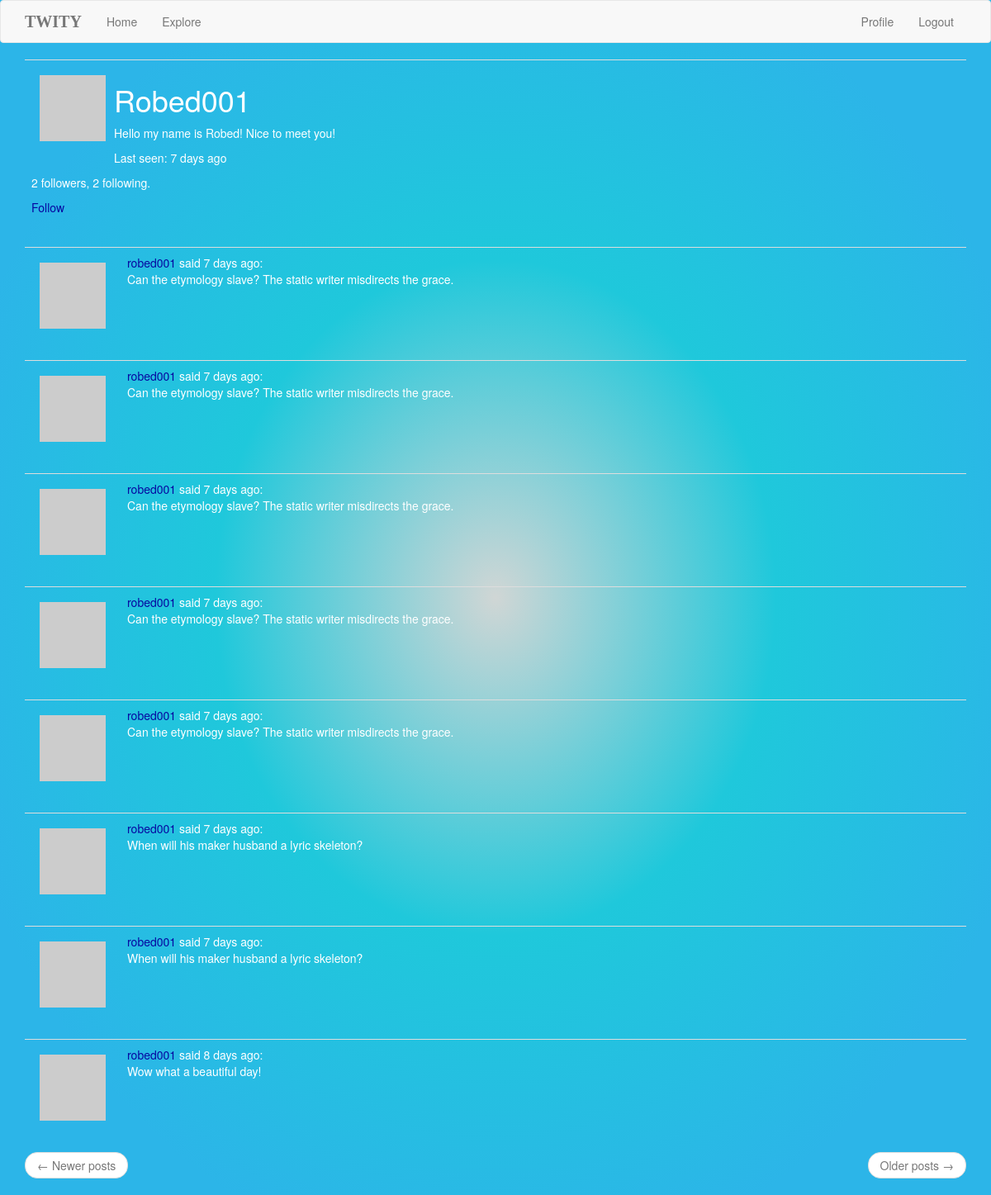
The app's page /user/robed001 (signed in) with its own data.
### app/models.py (models this page shows, shortened)
class User(UserMixin, db.Model):
    id = db.Column(db.Integer, primary_key=True)
    username = db.Column(db.String(64), index=True, unique=True)
    email = db.Column(db.String(120), index=True, unique=True)
    password_hash = db.Column(db.String(128))
    posts = db.relationship('Post', backref='author', lazy='dynamic')
    about_me = db.Column(db.String(140))
    last_seen = db.Column(db.DateTime, default=datetime.utcnow)
    followed = db.relationship(
        'User', secondary=followers,
        primaryjoin=(followers.c.follower_id == id),
        secondaryjoin=(followers.c.followed_id == id),
        backref=db.backref('followers', lazy='dynamic'), lazy='dynamic')
    def avatar(self, size):
        digest = md5(self.email.lower().encode('utf-8')).hexdigest()
        return 'https://www.gravatar.com/avatar/{}?d=identicon&s={}'.format(
            digest, size)
    def is_following(self, user):
        return self.followed.filter(
            followers.c.followed_id == user.id).count() > 0

class Post(db.Model):
    id = db.Column(db.Integer, primary_key=True)
    body = db.Column(db.String(140))
    timestamp = db.Column(db.DateTime, index=True, default=datetime.utcnow)
    user_id = db.Column(db.Integer, db.ForeignKey('user.id'))

### app/routes.py (the view)
@app.route('/user/<username>')
@login_required
def user(username):
    user = User.query.filter_by(username=username).first_or_404()
    page = request.args.get('page', 1, type=int)
    posts = user.posts.order_by(Post.timestamp.desc()).paginate(
        page, app.config['POSTS_PER_PAGE'], False)
    next_url = url_for('user', username=user.username, page=posts.next_num) \
        if posts.has_next else None
    prev_url = url_for('user', username=user.username, page=posts.prev_num) \
        if posts.has_prev else None
    return render_template('user.html', user=user, posts=posts.items,
                           next_url=next_url, prev_url=prev_url)

### app/models.py (called while the page is built)
@login.user_loader
def load_user(id):
    return User.query.get(int(id))

### app/routes.py (called while the page is built)
@app.before_request
def before_request():
    if current_user.is_authenticated:
        current_user.last_seen = datetime.utcnow()
        db.session.commit()

### app/templates/user.html
{% extends "base.html" %}
{% block app_content %}
    <table class="table">
        <tr>
            <td>
                <img src="{{ user.avatar(236) }}">
                <h1>{{ user.username }}</h1>
                {% if user.about_me %}<p>{{ user.about_me }}</p>{% endif %}
                {% if user.last_seen %}<p>Last seen: {{moment(user.last_seen).fromNow()}}</p>{% endif %}
                <p>{{ user.followers.count() }} followers, {{ user.followed.count() }} following.</p>
                {% if user == current_user %}
                <p><a href="{{ url_for('edit_profile') }}">Edit your profile</a></p>
                {% elif not current_user.is_following(user) %}
                <p><a href="{{ url_for('follow', username=user.username) }}">Follow</a></p>
                {% else %}
                <p><a href="{{ url_for('unfollow', username=user.username) }}">Unfollow</a></p>
                {% endif %}
            </td>
        </tr>
    </table>
    {% for post in posts %}
        {% include '_post.html' %}
    {% endfor %}
    <nav aria-label="...">
        <ul class="pager">
            <li class="previous{% if not prev_url %} disabled{% endif %}">
                <a href="{{ prev_url or '#' }}">
                    <span aria-hidden="true">&larr;</span> Newer posts
                </a>
            </li>
            <li class="next{% if not next_url %} disabled{% endif %}">
                <a href="{{ next_url or '#' }}">
                    Older posts <span aria-hidden="true">&rarr;</span>
                </a>
            </li>
        </ul>
    </nav>
{% endblock %}

### app/templates/_post.html
    <table class="table">
        <tr>
            <td width="70px">
                <a href="{{ url_for('user', username=post.author.username) }}">
                    <img src="{{ post.author.avatar(70) }}" />
                </a>
            </td>
            <td>
                <a href="{{ url_for('user', username=post.author.username) }}">
                    {{ post.author.username }}
                </a>
                said {{ moment(post.timestamp).fromNow() }}:
                <br>
                {{ post.body }}
            </td>
        </tr>
    </table>

### app/static/mystyle.css (style rules this page uses)
html body { background-color: #2cb5e8; background-image: radial-gradient(#d0d6d5 0%, #1fc8db 40%,#2cb5e8 80%); background-repeat: no-repeat; color: white; Opacity: 100; }
a { color: rgb(7, 7, 160); }
img { float: left; margin: 10px; }
h1 { text-transform: capitalize; }

### records on screen
User: username "Robed001", about_me "Hello my name is Robed! Nice to meet you!", last_seen "7 days ago"
Post: author.username "robed001", timestamp "7 days ago", body "Can the etymology slave? The static writer misdirects the grace."
Post: author.username "robed001", timestamp "7 days ago", body "Can the etymology slave? The static writer misdirects the grace."
Post: author.username "robed001", timestamp "7 days ago", body "Can the etymology slave? The static writer misdirects the grace."
Post: author.username "robed001", timestamp "7 days ago", body "Can the etymology slave? The static writer misdirects the grace."
Post: author.username "robed001", timestamp "7 days ago", body "Can the etymology slave? The static writer misdirects the grace."
Post: author.username "robed001", timestamp "7 days ago", body "When will his maker husband a lyric skeleton?"
Post: author.username "robed001", timestamp "7 days ago", body "When will his maker husband a lyric skeleton?"
Post: author.username "robed001", timestamp "8 days ago", body "Wow what a beautiful day!"

### other values on screen
{{ user.followers.count() }} "2"
{{ user.followed.count() }} "2"
